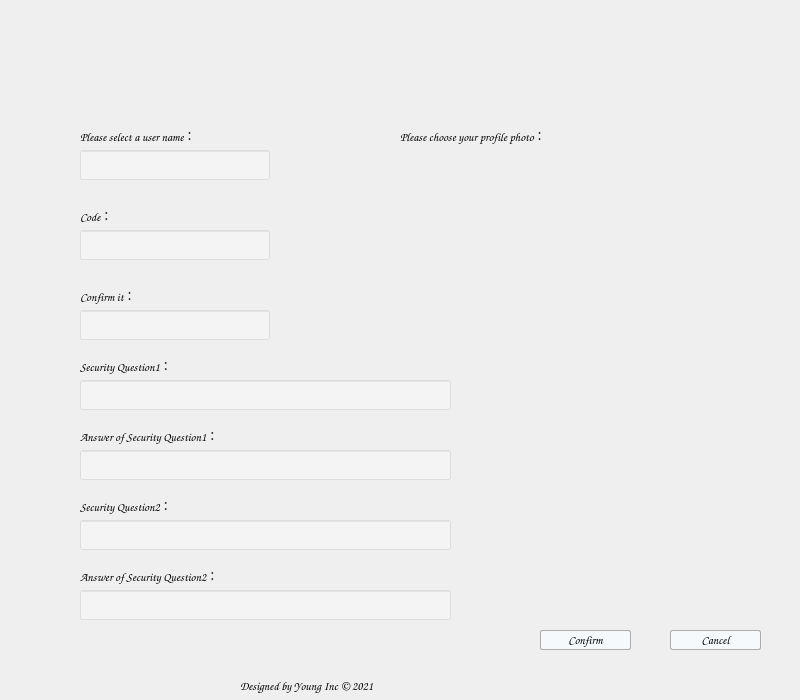
<?xml version="1.0" encoding="UTF-8"?>
<ui version="4.0">
 <class>Register</class>
 <widget class="QWidget" name="Register">
  <property name="geometry">
   <rect>
    <x>0</x>
    <y>0</y>
    <width>800</width>
    <height>700</height>
   </rect>
  </property>
  <property name="windowTitle">
   <string>Form</string>
  </property>
  <widget class="QLabel" name="Question1">
   <property name="geometry">
    <rect>
     <x>80</x>
     <y>350</y>
     <width>201</width>
     <height>31</height>
    </rect>
   </property>
   <property name="font">
    <font>
     <family>Comic Sans MS</family>
    </font>
   </property>
   <property name="text">
    <string>Security Question1：</string>
   </property>
  </widget>
  <widget class="QLineEdit" name="Answer2content">
   <property name="geometry">
    <rect>
     <x>80</x>
     <y>590</y>
     <width>371</width>
     <height>30</height>
    </rect>
   </property>
   <property name="font">
    <font>
     <family>Comic Sans MS</family>
    </font>
   </property>
   <property name="styleSheet">
    <string notr="true">background-color: rgb(255, 255, 255, 80);</string>
   </property>
  </widget>
  <widget class="QLabel" name="PasswordConfirm">
   <property name="geometry">
    <rect>
     <x>80</x>
     <y>280</y>
     <width>161</width>
     <height>31</height>
    </rect>
   </property>
   <property name="font">
    <font>
     <family>Comic Sans MS</family>
    </font>
   </property>
   <property name="text">
    <string>Confirm it：</string>
   </property>
  </widget>
  <widget class="QPushButton" name="pButtonCancel">
   <property name="geometry">
    <rect>
     <x>670</x>
     <y>630</y>
     <width>91</width>
     <height>20</height>
    </rect>
   </property>
   <property name="font">
    <font>
     <family>Comic Sans MS</family>
    </font>
   </property>
   <property name="styleSheet">
    <string notr="true">QPushButton
{
    background:rgb(245,249,252);
    border-radius:2px;
    border: 1px solid rgb(173 , 173 , 173);
}
QPushButton:pressed
{
    background:rgb(245,249,252);
    border-radius:2px;
	padding-left:2px;
	padding-top:2px;
    border: 1px solid rgb(173 , 173 , 173);
}</string>
   </property>
   <property name="text">
    <string>Cancel</string>
   </property>
  </widget>
  <widget class="QToolButton" name="toolButton">
   <property name="geometry">
    <rect>
     <x>400</x>
     <y>160</y>
     <width>150</width>
     <height>150</height>
    </rect>
   </property>
   <property name="text">
    <string/>
   </property>
   <property name="icon">
    <iconset resource="Pic.qrc">
     <normaloff>:/new/prefix1/Pic/a3t.png</normaloff>:/new/prefix1/Pic/a3t.png</iconset>
   </property>
   <property name="iconSize">
    <size>
     <width>150</width>
     <height>150</height>
    </size>
   </property>
   <property name="autoRaise">
    <bool>true</bool>
   </property>
  </widget>
  <widget class="QLabel" name="label">
   <property name="geometry">
    <rect>
     <x>0</x>
     <y>0</y>
     <width>800</width>
     <height>700</height>
    </rect>
   </property>
   <property name="minimumSize">
    <size>
     <width>800</width>
     <height>700</height>
    </size>
   </property>
   <property name="maximumSize">
    <size>
     <width>800</width>
     <height>700</height>
    </size>
   </property>
   <property name="styleSheet">
    <string notr="true">border-image: url(:/new/prefix1/Background/CHAT.png);</string>
   </property>
   <property name="text">
    <string/>
   </property>
  </widget>
  <widget class="QLineEdit" name="Answer1content">
   <property name="geometry">
    <rect>
     <x>80</x>
     <y>450</y>
     <width>371</width>
     <height>30</height>
    </rect>
   </property>
   <property name="font">
    <font>
     <family>Comic Sans MS</family>
    </font>
   </property>
   <property name="styleSheet">
    <string notr="true">background-color: rgb(255, 255, 255, 80);</string>
   </property>
  </widget>
  <widget class="QLabel" name="Question2">
   <property name="geometry">
    <rect>
     <x>80</x>
     <y>490</y>
     <width>191</width>
     <height>31</height>
    </rect>
   </property>
   <property name="font">
    <font>
     <family>Comic Sans MS</family>
    </font>
   </property>
   <property name="text">
    <string>Security Question2：</string>
   </property>
  </widget>
  <widget class="QLabel" name="Designedby">
   <property name="geometry">
    <rect>
     <x>240</x>
     <y>670</y>
     <width>271</width>
     <height>31</height>
    </rect>
   </property>
   <property name="font">
    <font>
     <family>Comic Sans MS</family>
    </font>
   </property>
   <property name="text">
    <string>Designed by Young Inc © 2021 </string>
   </property>
  </widget>
  <widget class="QLabel" name="Answer1">
   <property name="geometry">
    <rect>
     <x>80</x>
     <y>420</y>
     <width>261</width>
     <height>31</height>
    </rect>
   </property>
   <property name="font">
    <font>
     <family>Comic Sans MS</family>
    </font>
   </property>
   <property name="text">
    <string>Answer of Security Question1：</string>
   </property>
  </widget>
  <widget class="QLabel" name="Answer2">
   <property name="geometry">
    <rect>
     <x>80</x>
     <y>560</y>
     <width>271</width>
     <height>31</height>
    </rect>
   </property>
   <property name="font">
    <font>
     <family>Comic Sans MS</family>
    </font>
   </property>
   <property name="text">
    <string>Answer of Security Question2：</string>
   </property>
  </widget>
  <widget class="QLabel" name="Username">
   <property name="geometry">
    <rect>
     <x>80</x>
     <y>120</y>
     <width>281</width>
     <height>31</height>
    </rect>
   </property>
   <property name="font">
    <font>
     <family>Comic Sans MS</family>
    </font>
   </property>
   <property name="text">
    <string>Please select a user name：</string>
   </property>
  </widget>
  <widget class="QLabel" name="Username_2">
   <property name="geometry">
    <rect>
     <x>400</x>
     <y>120</y>
     <width>281</width>
     <height>31</height>
    </rect>
   </property>
   <property name="font">
    <font>
     <family>Comic Sans MS</family>
    </font>
   </property>
   <property name="text">
    <string>Please choose your profile photo：</string>
   </property>
  </widget>
  <widget class="QLineEdit" name="Question1Content">
   <property name="geometry">
    <rect>
     <x>80</x>
     <y>380</y>
     <width>371</width>
     <height>30</height>
    </rect>
   </property>
   <property name="font">
    <font>
     <family>Comic Sans MS</family>
    </font>
   </property>
   <property name="styleSheet">
    <string notr="true">background-color: rgb(255, 255, 255, 80);</string>
   </property>
  </widget>
  <widget class="QLineEdit" name="Question2Content">
   <property name="geometry">
    <rect>
     <x>80</x>
     <y>520</y>
     <width>371</width>
     <height>30</height>
    </rect>
   </property>
   <property name="font">
    <font>
     <family>Comic Sans MS</family>
    </font>
   </property>
   <property name="styleSheet">
    <string notr="true">background-color: rgb(255, 255, 255, 80);</string>
   </property>
  </widget>
  <widget class="QLineEdit" name="PasswordEdit">
   <property name="geometry">
    <rect>
     <x>80</x>
     <y>230</y>
     <width>190</width>
     <height>30</height>
    </rect>
   </property>
   <property name="font">
    <font>
     <family>Comic Sans MS</family>
    </font>
   </property>
   <property name="styleSheet">
    <string notr="true">background-color: rgb(255, 255, 255, 80);</string>
   </property>
  </widget>
  <widget class="QLabel" name="Password">
   <property name="geometry">
    <rect>
     <x>80</x>
     <y>200</y>
     <width>81</width>
     <height>31</height>
    </rect>
   </property>
   <property name="font">
    <font>
     <family>Comic Sans MS</family>
    </font>
   </property>
   <property name="text">
    <string>Code：</string>
   </property>
  </widget>
  <widget class="QLineEdit" name="PasswordConfirmEdit">
   <property name="geometry">
    <rect>
     <x>80</x>
     <y>310</y>
     <width>190</width>
     <height>30</height>
    </rect>
   </property>
   <property name="font">
    <font>
     <family>Comic Sans MS</family>
    </font>
   </property>
   <property name="styleSheet">
    <string notr="true">background-color: rgb(255, 255, 255, 80);</string>
   </property>
  </widget>
  <widget class="QLineEdit" name="Acount">
   <property name="geometry">
    <rect>
     <x>80</x>
     <y>150</y>
     <width>190</width>
     <height>30</height>
    </rect>
   </property>
   <property name="font">
    <font>
     <family>Comic Sans MS</family>
    </font>
   </property>
   <property name="styleSheet">
    <string notr="true">background-color: rgb(255, 255, 255, 80);</string>
   </property>
  </widget>
  <widget class="QPushButton" name="pButtonOk">
   <property name="geometry">
    <rect>
     <x>540</x>
     <y>630</y>
     <width>91</width>
     <height>20</height>
    </rect>
   </property>
   <property name="font">
    <font>
     <family>Comic Sans MS</family>
    </font>
   </property>
   <property name="styleSheet">
    <string notr="true">QPushButton
{
    background:rgb(245,249,252);
    border-radius:2px;
    border: 1px solid rgb(173 , 173 , 173);
}
QPushButton:pressed
{
    background:rgb(245,249,252);
    border-radius:2px;
	padding-left:2px;
	padding-top:2px;
    border: 1px solid rgb(173 , 173 , 173);
}</string>
   </property>
   <property name="text">
    <string>Confirm</string>
   </property>
  </widget>
  <widget class="QLabel" name="Username_3">
   <property name="geometry">
    <rect>
     <x>490</x>
     <y>590</y>
     <width>301</width>
     <height>31</height>
    </rect>
   </property>
   <property name="text">
    <string/>
   </property>
  </widget>
  <zorder>label</zorder>
  <zorder>Question1</zorder>
  <zorder>Answer2content</zorder>
  <zorder>PasswordConfirm</zorder>
  <zorder>pButtonCancel</zorder>
  <zorder>toolButton</zorder>
  <zorder>Answer1content</zorder>
  <zorder>Question2</zorder>
  <zorder>Designedby</zorder>
  <zorder>Answer1</zorder>
  <zorder>Answer2</zorder>
  <zorder>Username</zorder>
  <zorder>Username_2</zorder>
  <zorder>Question1Content</zorder>
  <zorder>Question2Content</zorder>
  <zorder>PasswordEdit</zorder>
  <zorder>Password</zorder>
  <zorder>PasswordConfirmEdit</zorder>
  <zorder>Acount</zorder>
  <zorder>pButtonOk</zorder>
  <zorder>Username_3</zorder>
 </widget>
 <resources>
  <include location="Pic.qrc"/>
 </resources>
 <connections/>
</ui>
